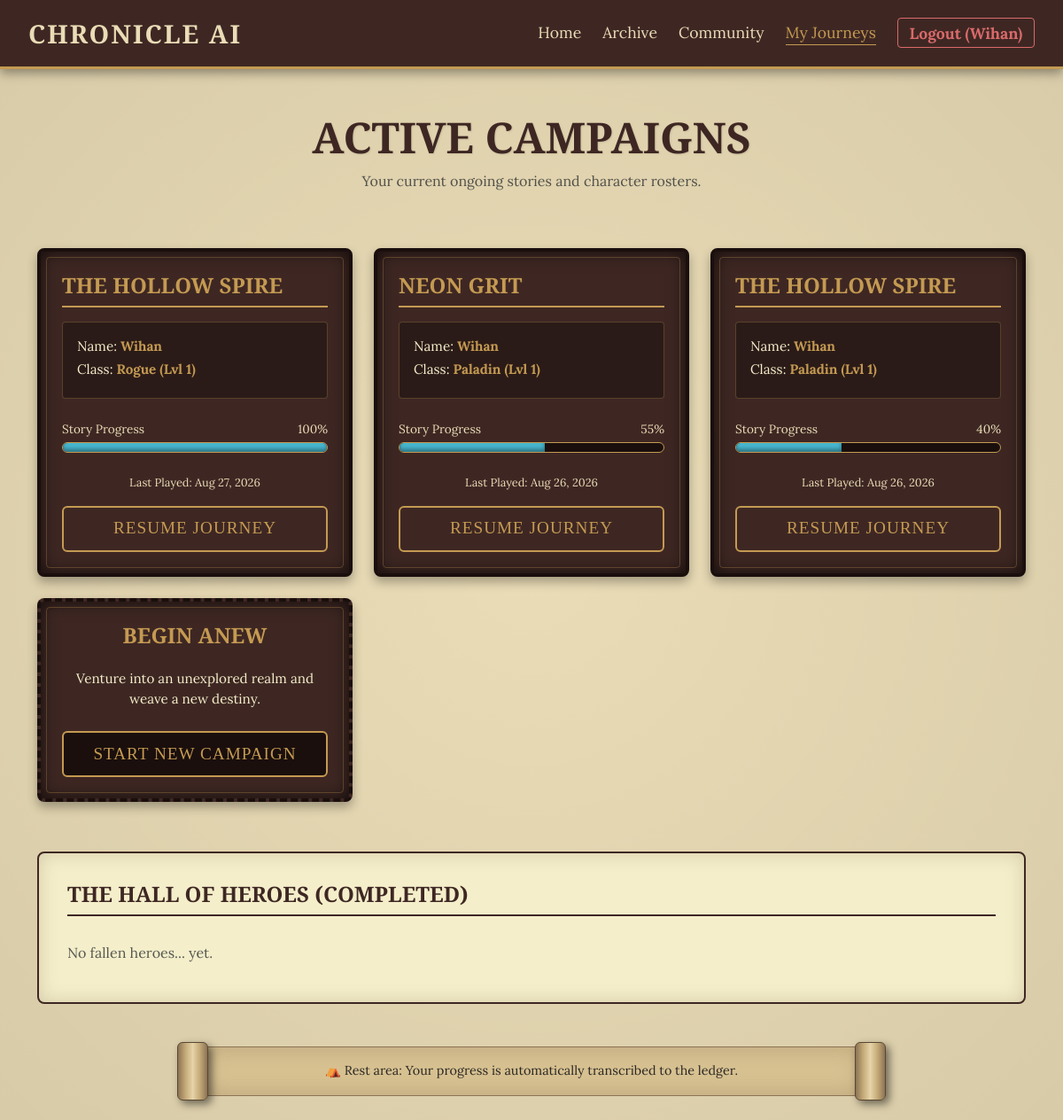
The page /my_journeys.php (signed in) on the database its author committed.
### tables this page shows
CREATE TABLE `journeys` (
  `journey_id` int(11) NOT NULL,
  `member_id` int(11) NOT NULL,
  `realm_id` int(11) NOT NULL,
  `character_name` varchar(50) NOT NULL,
  `class_name` varchar(50) NOT NULL,
  `level` int(11) DEFAULT 1,
  `progress` int(11) DEFAULT 0,
  `status` enum('active','completed','dead') DEFAULT 'active',
  `last_played` datetime DEFAULT current_timestamp() ON UPDATE current_timestamp(),
  `hp` int(11) DEFAULT 80,
  `max_hp` int(11) DEFAULT 100,
  `mp` int(11) DEFAULT 50,
  `max_mp` int(11) DEFAULT 50,
  `created_at` timestamp NOT NULL DEFAULT current_timestamp()
);

CREATE TABLE `realms` (
  `realm_id` int(11) NOT NULL,
  `realm_name` varchar(100) NOT NULL,
  `description` text NOT NULL,
  `status` enum('active','locked') DEFAULT 'active'
);

### my_journeys.php (the view, shortened to what this page needs)
<?php
require 'db.php';
$current_member_id = $_SESSION['member_id'];
$active_query = "
    SELECT j.*, r.realm_name
    FROM journeys j
    INNER JOIN realms r ON j.realm_id = r.realm_id
    WHERE j.member_id = ? AND j.status = 'active'
    ORDER BY j.last_played DESC
";
$stmt = $conn->prepare($active_query);
$stmt->bind_param("i", $current_member_id);
$stmt->execute();
$active_journeys = $stmt->get_result();
$completed_query = "
    SELECT j.character_name, j.status, j.last_played, r.realm_name
    FROM journeys j
    INNER JOIN realms r ON j.realm_id = r.realm_id
    WHERE j.member_id = ? AND j.status != 'active'
    ORDER BY j.last_played DESC
";
$stmt2 = $conn->prepare($completed_query);
$stmt2->bind_param("i", $current_member_id);
$stmt2->execute();
$completed_journeys = $stmt2->get_result();
?>
<!DOCTYPE html>
<html lang="en">
<head>
    <link href="https://cdn.jsdelivr.net/npm/bootstrap@5.3.0/dist/css/bootstrap.min.css" rel="stylesheet">
    <link rel="stylesheet" href="my_journeys.css">
</head>
<body>
    <?php include 'navbar.php'; ?>
    <div class="container mb-5">
        <section class="dashboard-header">
            <h1 class="dashboard-title font-display">Active Campaigns</h1>
            <p class="text-muted">Your current ongoing stories and character rosters.</p>
        </section>
        <div class="row g-4 mt-2">
            <?php if ($active_journeys->num_rows > 0): ?>
                <?php while ($journey = $active_journeys->fetch_assoc()): ?>
                    <div class="col-md-6 col-lg-4">
                        <div class="journey-card">
                            <h4 class="font-display"><?php echo htmlspecialchars($journey['realm_name']); ?></h4>
                            <div class="character-details">
                                <p class="mb-1">Name: <span><?php echo htmlspecialchars($journey['character_name']); ?></span></p>
                                <p class="mb-1">Class: <span><?php echo htmlspecialchars($journey['class_name']); ?> (Lvl <?php echo $journey['level']; ?>)</span></p>
                            </div>
                            <div class="progress-label">
                                <span>Story Progress</span>
                                <span><?php echo $journey['progress']; ?>%</span>
                            </div>
                            <div class="progress-track">
                                <div class="progress-fill" style="width: <?php echo $journey['progress']; ?>%;"></div>
                            </div>
                            <p class="text-center text-muted mb-3" style="font-size: 0.8rem; color: var(--parchment) !important;">Last Played: <?php echo date('M d, Y', strtotime($journey['last_played'])); ?></p>
                            <a href="story.php?id=<?php echo $journey['journey_id']; ?>" style="text-decoration: none;">
                                <button class="btn btn-resume">RESUME JOURNEY</button>
                            </a>
                        </div>
                    </div>
                <?php endwhile; ?>
            <?php endif; ?>
            <div class="col-md-6 col-lg-4">
                <div class="journey-card" style="display: flex; flex-direction: column; justify-content: center; align-items: center; text-align: center; border-style: dashed;">
                    <h4 class="font-display mb-3" style="border: none; color: var(--gold);">Begin Anew</h4>
                    <p class="mb-4" style="color: var(--parchment-light); font-size: 0.95rem;">Venture into an unexplored realm and weave a new destiny.</p>
                    <a href="create_journey.php" style="text-decoration: none; width: 100%;">
                        <button class="btn btn-resume" style="background-color: var(--leather-dark);">START NEW CAMPAIGN</button>
                    </a>
                </div>
            </div>
        </div>
        <div class="row mt-4">
            <div class="col-12">
                <div class="completed-panel">
                    <h4 class="font-display">The Hall of Heroes (Completed)</h4>
                    <ul class="graveyard-list">
                        <?php if ($completed_journeys->num_rows > 0): ?>
                            <?php while ($comp = $completed_journeys->fetch_assoc()): ?>
                                <li>
                                    <span><strong><?php echo htmlspecialchars($comp['character_name']); ?></strong> — <?php echo htmlspecialchars($comp['realm_name']); ?></span>
                                    <span class="text-muted"><?php echo ucfirst(htmlspecialchars($comp['status'])); ?> (<?php echo date('M d, Y', strtotime($comp['last_played'])); ?>)</span>
                                </li>
                            <?php endwhile; ?>
                        <?php else: ?>
                            <li>
                                <span class="text-muted font-italic" style="font-family: 'Lora', serif;">No fallen heroes... yet.</span>
                            </li>
                        <?php endif; ?>
                    </ul>
                </div>
            </div>
        </div>
    </div>
    <div class="footer-scroll-wrapper">
        <div class="footer-scroll-paper">
            <span>⛺ Rest area: Your progress is automatically transcribed to the ledger.</span>
        </div>
    </div>
</body>
</html>

### my_journeys.css (style rules this page uses)
:root { --parchment: #EADCB6; --parchment-light: #F4EECA; --leather: #3E2723; --leather-dark: #1A0F0D; --ink: #2B2824; --gold: #C49A52; --blue: #48B8D0; --red: #D96A6A; }
body { background-color: var(--parchment); color: var(--ink); font-family: 'Lora', serif; background-image: radial-gradient(circle, rgba(0,0,0,0) 0%, rgba(0,0,0,0.08) 100%); min-height: 100vh; display: flex; flex-direction: column; }
h1, h2, h3, h4, h5, .font-display { font-family: 'Cormorant Garamond', serif; font-weight: 700; text-transform: uppercase; }
.dashboard-header { text-align: center; padding: 3rem 1rem 1rem 1rem; }
.dashboard-title { font-size: 3rem; font-weight: 800; color: var(--leather); text-shadow: 1px 1px 2px rgba(0,0,0,0.1); }
.journey-card { background-color: var(--leather); color: var(--parchment-light); border: 4px solid var(--leather-dark); border-radius: 8px; padding: 1.5rem; height: 100%; box-shadow: inset 0 0 20px rgba(0,0,0,0.7), 0 6px 12px rgba(0,0,0,0.3); position: relative; transition: transform 0.2s; }
.journey-card::before { content: ''; position: absolute; top: 6px; left: 6px; right: 6px; bottom: 6px; border: 1px solid rgba(196, 154, 82, 0.3); pointer-events: none; border-radius: 4px; }
.journey-card h4 { color: var(--gold); border-bottom: 2px solid var(--gold); padding-bottom: 0.5rem; margin-bottom: 1rem; }
.character-details { background-color: rgba(0,0,0,0.3); border: 1px solid rgba(196, 154, 82, 0.3); padding: 1rem; border-radius: 4px; margin-bottom: 1.5rem; font-size: 0.95rem; }
.character-details span { color: var(--gold); font-weight: bold; }
.progress-label { display: flex; justify-content: space-between; font-size: 0.85rem; margin-bottom: 0.3rem; color: var(--parchment); }
.progress-track { height: 12px; background-color: var(--leather-dark); border: 1px solid var(--gold); border-radius: 6px; overflow: hidden; margin-bottom: 1.5rem; }
.progress-fill { background-color: var(--blue); height: 100%; box-shadow: inset 0 -3px 5px rgba(0,0,0,0.4); }
.btn-resume { background-color: transparent; color: var(--gold); border: 2px solid var(--gold); width: 100%; padding: 0.6rem; font-family: 'Cormorant Garamond', serif; font-size: 1.2rem; letter-spacing: 1px; transition: 0.3s; }
.completed-panel { background-color: var(--parchment-light); border: 2px solid var(--leather); border-radius: 8px; padding: 2rem; box-shadow: inset 0 0 20px rgba(139, 115, 85, 0.3); margin-top: 2rem; }
.completed-panel h4 { color: var(--leather); border-bottom: 2px solid var(--leather); padding-bottom: 0.5rem; margin-bottom: 1rem; }
.graveyard-list { list-style: none; padding: 0; margin: 0; }
.graveyard-list li { padding: 0.8rem 0; border-bottom: 1px dashed rgba(139, 115, 85, 0.5); display: flex; justify-content: space-between; }
.graveyard-list li:last-child { border-bottom: none; }
.footer-scroll-wrapper { position: relative; width: 90%; max-width: 800px; margin: auto auto 2rem auto; padding: 0 25px; }
.footer-scroll-paper { background-color: #d9c393; border-top: 1px solid #8b7355; border-bottom: 1px solid #8b7355; padding: 1rem 2rem; box-shadow: inset 0 0 30px rgba(139, 115, 85, 0.4); position: relative; z-index: 1; text-align: center; font-size: 0.9rem; }
.footer-scroll-wrapper::before, .footer-scroll-wrapper::after { content: ''; position: absolute; top: -5px; bottom: -5px; width: 35px; background: linear-gradient(to right, #8b7355 0%, #c4a977 25%, #e6d3a8 50%, #c4a977 75%, #8b7355 100%); border: 1px solid #5a4734; border-radius: 6px; z-index: 2; box-shadow: 4px 4px 10px rgba(0,0,0,0.5); }
.footer-scroll-wrapper::before { left: 0; }
.footer-scroll-wrapper::after { right: 0; }

### rows shown on the page
journeys: realm.realm_name "THE HOLLOW SPIRE", character_name "Wihan", class_name "Rogue", level "1", progress "100", last_played "Aug 27, 2026"
journeys: realm.realm_name "NEON GRIT", character_name "Wihan", class_name "Paladin", level "1", progress "55", last_played "Aug 26, 2026"
journeys: realm.realm_name "THE HOLLOW SPIRE", character_name "Wihan", class_name "Paladin", level "1", progress "40", last_played "Aug 26, 2026"

### other values the page prints
$_SESSION['username'] "Wihan"
